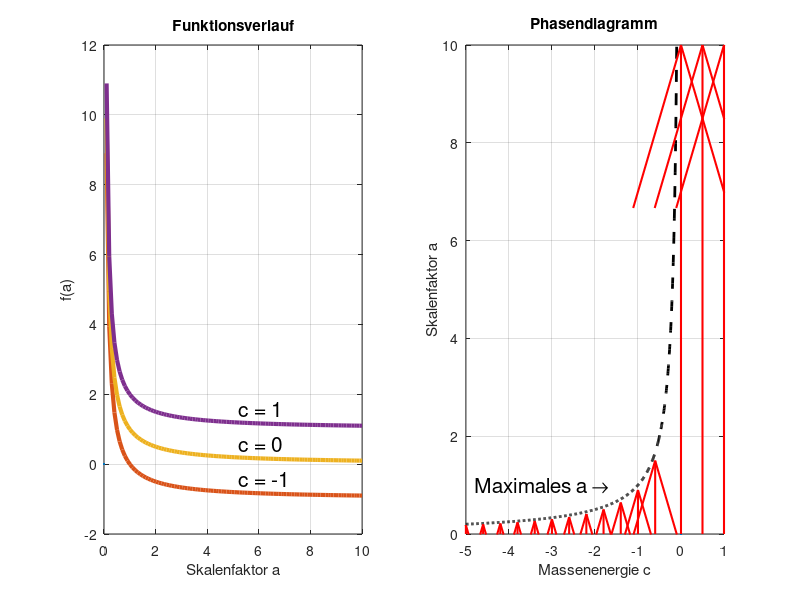
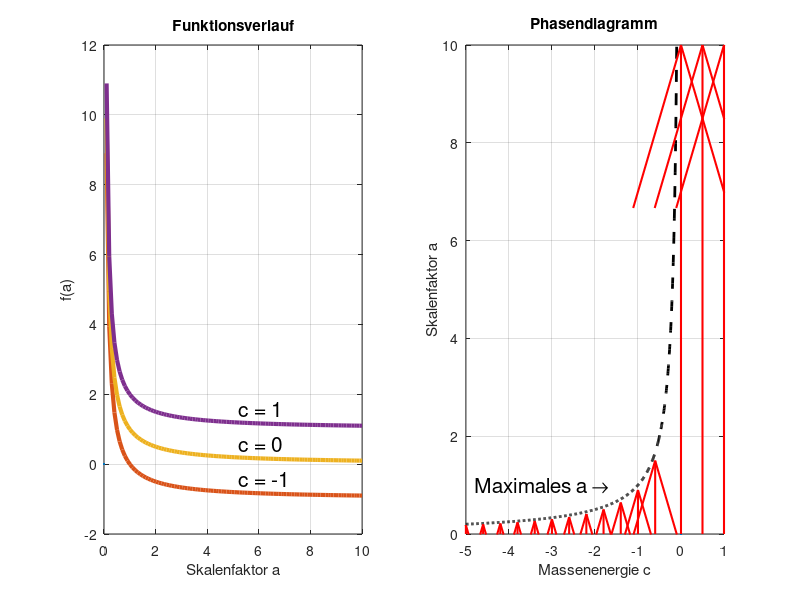

Recreate these plots in MATLAB, in order.
a = linspace(0, 10, 100);
c = linspace(-5,0,1000);
f = figure;
hold off;
subplot(1,2,1);
plot(0,0);
hold on;
grid on;
subplot(1,2,2);
plot(0,0);
grid on;
hold on;

subplot(1,2,1);
%Format axis
title('Funktionsverlauf');
xlabel('Skalenfaktor a');
ylabel('f(a)');
for i = -1:1:1
    plot(a, 1./a + i, 'LineWidth', 3);
    text(5,1/5 + i + 0.4, num2str(i, '\b c = %d'), 'Fontsize', 15);
end

subplot(1,2,2);
title('Phasendiagramm');
xlabel('Massenenergie c');
ylabel('Skalenfaktor a');
axis([c(1), 1,0, 10]);
text(-4.8, 1, 'Maximales a \rightarrow',  'Fontsize', 15)
plot(c, -1./c, 'color', 'k', 'LineWidth', 2, 'LineStyle', '--');
for i = -5:0.4:-0.4
    quiver(i,0,0,-1/i, 'color' , 'r', 'LineWidth', 1.5, 'MaxHeadSize', 10);
end

for i = 0:0.5:1
    quiver(i,0,0,10,1, 'color' , 'r', 'LineWidth', 1.5);
end

print(f, '-dpdf','phasendiagramm.pdf');
print(f, '-dpng','phasendiagramm.png');



